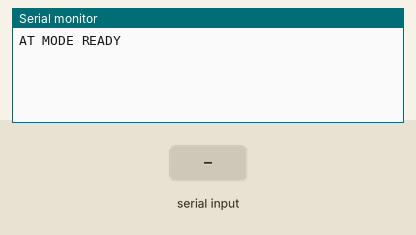
This sketch was run on a simulated Arduino Mega 2560, built with avr-gcc and run on an emulated ATmega2560. Shown: the last lines printed to the serial monitor. The test bench sets the inputs (shaded band).

Above: at 1.2 s.
1.3 s: "1" received over the second serial link
At 1.7 s:
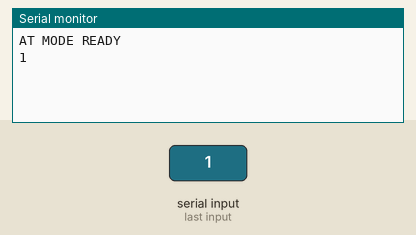
2.8 s: "0" received over the second serial link
At 4.0 s:
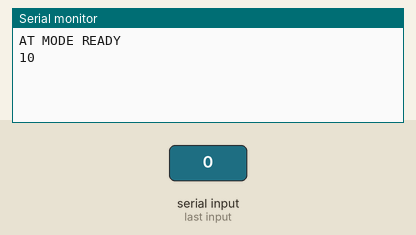

The sketch:

cambio_baud_hc_05.ino
```cpp
void setup() {
  Serial.begin(9600);        // Monitor IDE
  Serial1.begin(38400);     // AT mode HC-05
  Serial.println("AT MODE READY");
}

void loop() {
  if (Serial.available()) {
    Serial1.write(Serial.read());
  }
  if (Serial1.available()) {
    Serial.write(Serial1.read());
  }
}
```

Measured:
- after the input at 1.3 s, the serial monitor: prints a new line at once (image 1)
- after the input at 2.8 s, the serial monitor: prints a new line at once (image 2)
